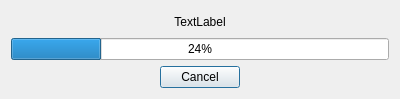
<?xml version="1.0" encoding="UTF-8"?>
<ui version="4.0">
 <class>RenderProgressDialog</class>
 <widget class="QDialog" name="RenderProgressDialog">
  <property name="geometry">
   <rect>
    <x>0</x>
    <y>0</y>
    <width>400</width>
    <height>99</height>
   </rect>
  </property>
  <property name="sizePolicy">
   <sizepolicy hsizetype="Preferred" vsizetype="Expanding">
    <horstretch>0</horstretch>
    <verstretch>0</verstretch>
   </sizepolicy>
  </property>
  <property name="windowTitle">
   <string>Render Progress</string>
  </property>
  <layout class="QVBoxLayout" name="verticalLayout_2">
   <item>
    <widget class="QLabel" name="label">
     <property name="text">
      <string>TextLabel</string>
     </property>
     <property name="textFormat">
      <enum>Qt::PlainText</enum>
     </property>
     <property name="alignment">
      <set>Qt::AlignCenter</set>
     </property>
    </widget>
   </item>
   <item>
    <widget class="QProgressBar" name="progressBar">
     <property name="value">
      <number>24</number>
     </property>
    </widget>
   </item>
   <item>
    <widget class="QDialogButtonBox" name="buttonBox">
     <property name="sizePolicy">
      <sizepolicy hsizetype="Expanding" vsizetype="Fixed">
       <horstretch>0</horstretch>
       <verstretch>0</verstretch>
      </sizepolicy>
     </property>
     <property name="standardButtons">
      <set>QDialogButtonBox::Cancel</set>
     </property>
     <property name="centerButtons">
      <bool>true</bool>
     </property>
    </widget>
   </item>
  </layout>
 </widget>
 <resources/>
 <connections/>
</ui>
